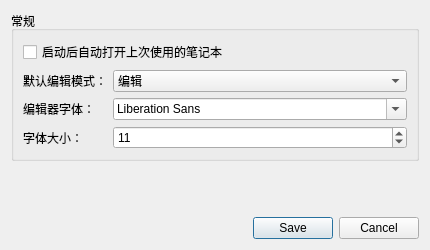
<?xml version="1.0" encoding="UTF-8"?>
<ui version="4.0">
 <class>SettingsDialog</class>
 <widget class="QDialog" name="SettingsDialog">
  <property name="windowTitle"><string>设置</string></property>
  <property name="minimumSize"><size><width>430</width><height>250</height></size></property>
  <layout class="QVBoxLayout" name="verticalLayout">
   <item>
    <widget class="QGroupBox" name="generalGroup"><property name="title"><string>常规</string></property>
     <layout class="QVBoxLayout" name="generalLayout">
      <item><widget class="QCheckBox" name="autoOpenCheck"><property name="text"><string>启动后自动打开上次使用的笔记本</string></property></widget></item>
      <item>
       <layout class="QFormLayout" name="editorForm">
        <item row="0" column="0"><widget class="QLabel" name="modeLabel"><property name="text"><string>默认编辑模式：</string></property></widget></item>
        <item row="0" column="1"><widget class="QComboBox" name="modeCombo"><item><property name="text"><string>编辑</string></property></item><item><property name="text"><string>预览</string></property></item><item><property name="text"><string>双列</string></property></item></widget></item>
        <item row="1" column="0"><widget class="QLabel" name="fontLabel"><property name="text"><string>编辑器字体：</string></property></widget></item>
        <item row="1" column="1"><widget class="QFontComboBox" name="fontCombo"/></item>
        <item row="2" column="0"><widget class="QLabel" name="fontSizeLabel"><property name="text"><string>字体大小：</string></property></widget></item>
        <item row="2" column="1"><widget class="QSpinBox" name="fontSizeSpin"><property name="minimum"><number>8</number></property><property name="maximum"><number>36</number></property><property name="value"><number>11</number></property></widget></item>
       </layout>
      </item>
     </layout>
    </widget>
   </item>
   <item><spacer name="verticalSpacer"><property name="orientation"><enum>Qt::Vertical</enum></property><property name="sizeHint" stdset="0"><size><width>20</width><height>40</height></size></property></spacer></item>
   <item><widget class="QDialogButtonBox" name="buttonBox"><property name="standardButtons"><set>QDialogButtonBox::Cancel|QDialogButtonBox::Save</set></property></widget></item>
  </layout>
 </widget>
 <resources/>
 <connections>
  <connection><sender>buttonBox</sender><signal>accepted()</signal><receiver>SettingsDialog</receiver><slot>accept()</slot><hints/></connection>
  <connection><sender>buttonBox</sender><signal>rejected()</signal><receiver>SettingsDialog</receiver><slot>reject()</slot><hints/></connection>
 </connections>
</ui>
